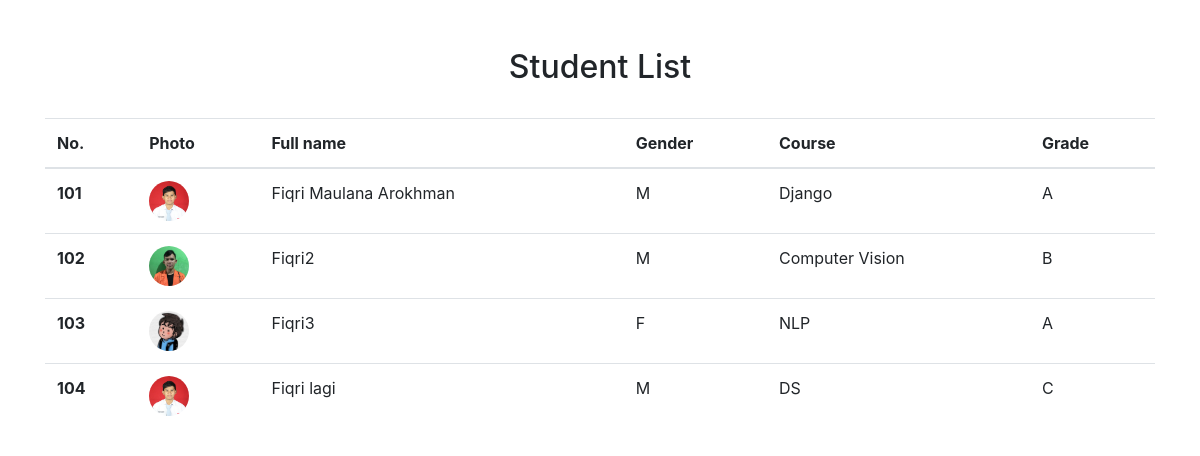
Screenshot of /student-list with the database file from the repository.
### students/models.py (models this page shows, shortened)
class Student(models.Model):
    gender_choise = (
        ('M', 'Male'),
        ('F', 'Female'),
    )
    roll_no = models.IntegerField()
    photo = models.ImageField(upload_to='photos/%Y/%m/%d/')
    full_name = models.CharField(max_length=100)
    course = models.CharField(max_length=100)
    grade = models.CharField(max_length=100)
    gender = models.CharField(choices=gender_choise, max_length=100)

### students/views.py (the view)
# urls.py: path('', views.studentlist, name='student_list')
def studentlist(request):
    get_students = Student.objects.all()
    data = {
        'get_students': get_students,
    }
    return render(request, 'studentlist.html', data)

### templates/studentlist.html (shortened to what this page needs)
{% load static %}
<!DOCTYPE html>
<html lang="en">
<head>
    <link rel="stylesheet" href="{% static 'css/bootstrap.min.css' %}">
</head>
<body>
    <div class="container">
        <h2 class="text-center mt-5">Student List</h2>
        <br>
        <table class="table table-hover">
            <thead>
                <tr>
                    <th scope="col">No.</th>
                    <th scope="col">Photo</th>
                    <th scope="col">Full name</th>
                    <th scope="col">Gender</th>
                    <th scope="col">Course</th>
                    <th scope="col">Grade</th>
                </tr>
            </thead>
            <tbody>
                {% for student in get_students %}
                <tr>
                    <th scope="row">{{student.roll_no}}</th>
                    <td><img src="{{student.photo.url}}" width="40" height="40" style="border-radius: 50%;"></td>
                    <td>{{student.full_name}}</td>
                    <td>{{student.gender}}</td>
                    <td>{{student.course}}</td>
                    <td>{{student.grade}}</td>
                </tr>
                {% endfor %}
            </tbody>
        </table>
    </div>
</body>
</html>

### rows the page displays
Student: roll_no "101", photo (picture), full_name "Fiqri Maulana Arokhman", gender "M", course "Django", grade "A"
Student: roll_no "102", photo (picture), full_name "Fiqri2", gender "M", course "Computer Vision", grade "B"
Student: roll_no "103", photo (picture), full_name "Fiqri3", gender "F", course "NLP", grade "A"
Student: roll_no "104", photo (picture), full_name "Fiqri lagi", gender "M", course "DS", grade "C"
